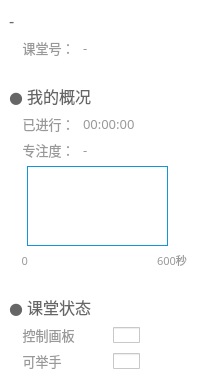
          <widget class="QWidget" name="scrollAreaWidgetContents">
           <property name="geometry">
            <rect>
             <x>0</x>
             <y>0</y>
             <width>198</width>
             <height>384</height>
            </rect>
           </property>
           <property name="minimumSize">
            <size>
             <width>198</width>
             <height>0</height>
            </size>
           </property>
           <property name="maximumSize">
            <size>
             <width>198</width>
             <height>16777215</height>
            </size>
           </property>
           <property name="styleSheet">
            <string notr="true">QWidget {
	border: none;
	background-color: #ffffff;
}</string>
           </property>
           <layout class="QGridLayout" name="gridLayout_8">
            <property name="leftMargin">
             <number>9</number>
            </property>
            <property name="topMargin">
             <number>9</number>
            </property>
            <item row="11" column="0" colspan="3">
             <widget class="QLabel" name="label_23">
              <property name="font">
               <font>
                <family>微软雅黑</family>
                <pointsize>10</pointsize>
               </font>
              </property>
              <property name="styleSheet">
               <string notr="true">QLabel {
	border: none;
	background: none;
	color: #999999;
}</string>
              </property>
              <property name="text">
               <string>    可举手</string>
              </property>
             </widget>
            </item>
            <item row="1" column="3" colspan="4">
             <widget class="QLabel" name="lesson_id_text">
              <property name="font">
               <font>
                <family>微软雅黑</family>
                <pointsize>10</pointsize>
               </font>
              </property>
              <property name="styleSheet">
               <string notr="true">QLabel {
	border: none;
	background: none;
	color: #999999;
}</string>
              </property>
              <property name="text">
               <string>-</string>
              </property>
             </widget>
            </item>
            <item row="4" column="0" colspan="3">
             <widget class="QLabel" name="label_4">
              <property name="font">
               <font>
                <family>微软雅黑</family>
                <pointsize>10</pointsize>
               </font>
              </property>
              <property name="styleSheet">
               <string notr="true">QLabel {
	border: none;
	background: none;
	color: #999999;
}</string>
              </property>
              <property name="text">
               <string>    已进行：</string>
              </property>
             </widget>
            </item>
            <item row="2" column="0" colspan="7">
             <spacer name="verticalSpacer_6">
              <property name="orientation">
               <enum>Qt::Vertical</enum>
              </property>
              <property name="sizeType">
               <enum>QSizePolicy::Fixed</enum>
              </property>
              <property name="sizeHint" stdset="0">
               <size>
                <width>20</width>
                <height>20</height>
               </size>
              </property>
             </spacer>
            </item>
            <item row="11" column="3" colspan="4">
             <widget class="QCheckBox" name="checkBox_3">
              <property name="enabled">
               <bool>false</bool>
              </property>
              <property name="sizePolicy">
               <sizepolicy hsizetype="Minimum" vsizetype="Fixed">
                <horstretch>0</horstretch>
                <verstretch>0</verstretch>
               </sizepolicy>
              </property>
              <property name="minimumSize">
               <size>
                <width>27</width>
                <height>16</height>
               </size>
              </property>
              <property name="maximumSize">
               <size>
                <width>16777215</width>
                <height>16</height>
               </size>
              </property>
              <property name="styleSheet">
               <string notr="true">QCheckBox {
	padding-left: 30px;
}

QCheckBox::indicator {
    width: 27px;
    height: 16px;
	background: none;
}

QCheckBox::indicator:unchecked {
	image: url(:/button/Resources/material/button/turn_off.png);
}

QCheckBox::indicator:checked {
    image: url(:/button/Resources/material/button/turn_on.png);
}</string>
              </property>
              <property name="text">
               <string/>
              </property>
              <property name="tristate">
               <bool>false</bool>
              </property>
             </widget>
            </item>
            <item row="5" column="0" colspan="3">
             <widget class="QLabel" name="label_15">
              <property name="font">
               <font>
                <family>微软雅黑</family>
                <pointsize>10</pointsize>
               </font>
              </property>
              <property name="styleSheet">
               <string notr="true">QLabel {
	border: none;
	background: none;
	color: #999999;
}</string>
              </property>
              <property name="text">
               <string>    专注度：</string>
              </property>
             </widget>
            </item>
            <item row="5" column="3" colspan="4">
             <widget class="QLabel" name="concentration_text">
              <property name="font">
               <font>
                <family>微软雅黑</family>
                <pointsize>10</pointsize>
               </font>
              </property>
              <property name="styleSheet">
               <string notr="true">QLabel {
	border: none;
	background: none;
	color: #999999;
}</string>
              </property>
              <property name="text">
               <string>-</string>
              </property>
              <property name="alignment">
               <set>Qt::AlignLeading|Qt::AlignLeft|Qt::AlignVCenter</set>
              </property>
             </widget>
            </item>
            <item row="6" column="0" colspan="7">
             <widget class="QWidget" name="widget_content" native="true">
              <property name="minimumSize">
               <size>
                <width>0</width>
                <height>80</height>
               </size>
              </property>
              <property name="maximumSize">
               <size>
                <width>16777215</width>
                <height>120</height>
               </size>
              </property>
              <property name="styleSheet">
               <string notr="true"/>
              </property>
              <widget class="QtCharts::QChartView" name="concentration_area_chart_min_widget" native="true">
               <property name="geometry">
                <rect>
                 <x>18</x>
                 <y>0</y>
                 <width>141</width>
                 <height>80</height>
                </rect>
               </property>
               <property name="styleSheet">
                <string notr="true">border: 1px solid #1296db;</string>
               </property>
              </widget>
             </widget>
            </item>
            <item row="4" column="3" colspan="4">
             <widget class="QLabel" name="time_text">
              <property name="font">
               <font>
                <family>微软雅黑</family>
                <pointsize>10</pointsize>
               </font>
              </property>
              <property name="styleSheet">
               <string notr="true">QLabel {
	border: none;
	background: none;
	color: #999999;
}</string>
              </property>
              <property name="text">
               <string>00:00:00</string>
              </property>
              <property name="alignment">
               <set>Qt::AlignLeading|Qt::AlignLeft|Qt::AlignVCenter</set>
              </property>
             </widget>
            </item>
            <item row="3" column="0" colspan="7">
             <widget class="QLabel" name="label_17">
              <property name="font">
               <font>
                <family>微软雅黑</family>
                <pointsize>12</pointsize>
               </font>
              </property>
              <property name="styleSheet">
               <string notr="true">QLabel {
	border: none;
	background: none;
	color: #666666;
}</string>
              </property>
              <property name="text">
               <string>● 我的概况</string>
              </property>
             </widget>
            </item>
            <item row="0" column="0" colspan="7">
             <widget class="QLabel" name="room_name_text">
              <property name="font">
               <font>
                <family>微软雅黑</family>
                <pointsize>12</pointsize>
               </font>
              </property>
              <property name="styleSheet">
               <string notr="true">QLabel {
	border: none;
	background: none;
	color: #666666;
}</string>
              </property>
              <property name="text">
               <string>-</string>
              </property>
             </widget>
            </item>
            <item row="10" column="0" colspan="3">
             <widget class="QLabel" name="label_21">
              <property name="font">
               <font>
                <family>微软雅黑</family>
                <pointsize>10</pointsize>
               </font>
              </property>
              <property name="styleSheet">
               <string notr="true">QLabel {
	border: none;
	background: none;
	color: #999999;
}</string>
              </property>
              <property name="text">
               <string>    控制画板</string>
              </property>
             </widget>
            </item>
            <item row="13" column="0" colspan="7">
             <spacer name="verticalSpacer_5">
              <property name="orientation">
               <enum>Qt::Vertical</enum>
              </property>
              <property name="sizeHint" stdset="0">
               <size>
                <width>171</width>
                <height>548</height>
               </size>
              </property>
             </spacer>
            </item>
            <item row="1" column="0" colspan="3">
             <widget class="QLabel" name="label_18">
              <property name="font">
               <font>
                <family>微软雅黑</family>
                <pointsize>10</pointsize>
               </font>
              </property>
              <property name="styleSheet">
               <string notr="true">QLabel {
	border: none;
	background: none;
	color: #999999;
}</string>
              </property>
              <property name="text">
               <string>    课堂号：</string>
              </property>
              <property name="alignment">
               <set>Qt::AlignLeading|Qt::AlignLeft|Qt::AlignVCenter</set>
              </property>
             </widget>
            </item>
            <item row="10" column="3" colspan="4">
             <widget class="QCheckBox" name="checkBox">
              <property name="enabled">
               <bool>false</bool>
              </property>
              <property name="sizePolicy">
               <sizepolicy hsizetype="Minimum" vsizetype="Fixed">
                <horstretch>0</horstretch>
                <verstretch>0</verstretch>
               </sizepolicy>
              </property>
              <property name="minimumSize">
               <size>
                <width>27</width>
                <height>16</height>
               </size>
              </property>
              <property name="maximumSize">
               <size>
                <width>16777215</width>
                <height>16</height>
               </size>
              </property>
              <property name="styleSheet">
               <string notr="true">QCheckBox {
	padding-left: 30px;
}

QCheckBox::indicator {
    width: 27px;
    height: 16px;
	background: none;
}

QCheckBox::indicator:unchecked {
	image: url(:/button/Resources/material/button/turn_off.png);
}

QCheckBox::indicator:checked {
    image: url(:/button/Resources/material/button/turn_on.png);
}</string>
              </property>
              <property name="text">
               <string/>
              </property>
              <property name="tristate">
               <bool>false</bool>
              </property>
             </widget>
            </item>
            <item row="9" column="0" colspan="7">
             <widget class="QLabel" name="label_20">
              <property name="font">
               <font>
                <family>微软雅黑</family>
                <pointsize>12</pointsize>
               </font>
              </property>
              <property name="styleSheet">
               <string notr="true">QLabel {
	border: none;
	background: none;
	color: #666666;
}</string>
              </property>
              <property name="text">
               <string>● 课堂状态</string>
              </property>
             </widget>
            </item>
            <item row="8" column="0" colspan="7">
             <spacer name="verticalSpacer_7">
              <property name="orientation">
               <enum>Qt::Vertical</enum>
              </property>
              <property name="sizeType">
               <enum>QSizePolicy::Fixed</enum>
              </property>
              <property name="sizeHint" stdset="0">
               <size>
                <width>20</width>
                <height>20</height>
               </size>
              </property>
             </spacer>
            </item>
            <item row="7" column="0">
             <widget class="QLabel" name="label">
              <property name="font">
               <font>
                <family>微软雅黑</family>
                <pointsize>8</pointsize>
               </font>
              </property>
              <property name="styleSheet">
               <string notr="true">color: #999999;</string>
              </property>
              <property name="text">
               <string>0</string>
              </property>
              <property name="alignment">
               <set>Qt::AlignRight|Qt::AlignTrailing|Qt::AlignVCenter</set>
              </property>
             </widget>
            </item>
            <item row="7" column="6">
             <widget class="QLabel" name="label_2">
              <property name="font">
               <font>
                <family>微软雅黑</family>
                <pointsize>8</pointsize>
               </font>
              </property>
              <property name="styleSheet">
               <string notr="true">color: #999999;</string>
              </property>
              <property name="text">
               <string>600秒</string>
              </property>
             </widget>
            </item>
           </layout>
          </widget>
